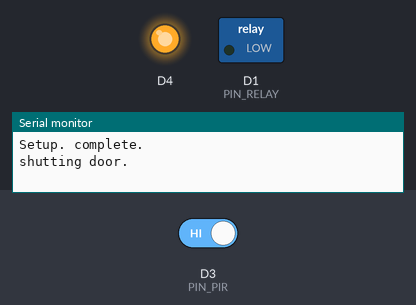
Bench run of a sketch on a simulated ESP8266 (NodeMCU). Shown: switched loads named in the sketch (green lamp = pin HIGH), output pins drawn as LEDs (lit = HIGH, except the on-board LED, lit = LOW), the last lines printed to the serial monitor. The test bench sets the inputs (shaded band); at power-on: D3 (PIN_PIR) HIGH.

Above: at 1.5 s.
1.6 s: D3 (PIN_PIR) driven LOW
At 2.8 s:
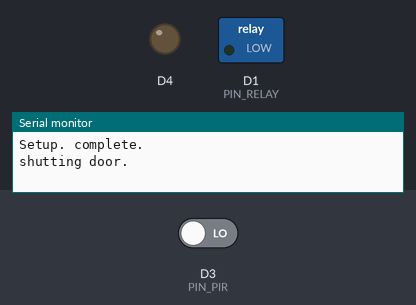
3.1 s: D3 (PIN_PIR) driven HIGH
At 4.1 s:
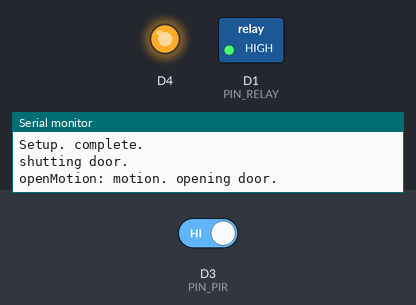
4.6 s: D3 (PIN_PIR) driven LOW
At 5.2 s:
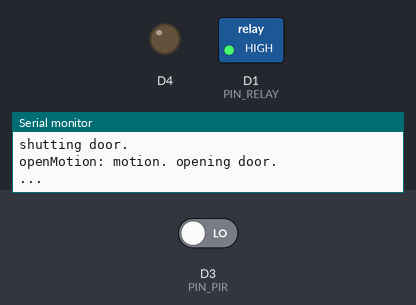
Timing chart, 0 to 24.6 s (numbered marks = the images above; inputs shaded):
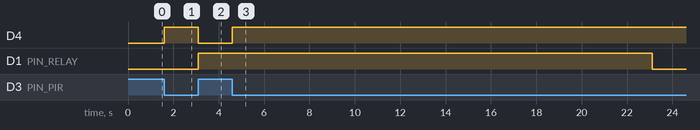

Measured:
- after the input at 1.6 s, D4: LOW → HIGH at once
- after the input at 3.1 s, D4: HIGH → LOW at once; D1 (PIN_RELAY): LOW → HIGH at once
- after the input at 4.6 s, D4: LOW → HIGH at once

The sketch:

relay.ino
```cpp
#include <Streaming.h>
#include <Metro.h>
#include <Bounce.h>
#include <FiniteStateMachine.h>

unsigned long openForDuration = 10UL * 1000UL;
unsigned long openMotionDuration = 20UL * 1000UL;

#define PIN_PIR D3
#define PIN_RELAY D1

Bounce motion = Bounce( PIN_PIR, 5 );

void closeDoor();
void openMotion();
void openDoor();
void openFor() ;
void goToClosed();
void goToInOnly();

State closed = State(closeDoor, NULL, NULL);
State inOnly = State(closeDoor, openMotion, NULL);
State open = State(openDoor, NULL, NULL);
State openThenClosed = State(openDoor, openFor, goToClosed);
State openThenInOnly = State(openDoor, openFor, goToInOnly);

FSM sM = FSM(inOnly); //initialize state machine

void setup() {
  pinMode(PIN_PIR, INPUT);
  pinMode(PIN_RELAY, OUTPUT);
  pinMode(BUILTIN_LED, OUTPUT);

  delay(300);
  Serial.begin(115200);
  Serial << endl << endl;
  Serial << "Setup. complete." << endl;
}


void loop() {

  sM.update();

}

void closeDoor() {
  digitalWrite(PIN_RELAY, LOW);
  Serial << "shutting door." << endl;
}

void openDoor() {
  digitalWrite(PIN_RELAY, HIGH);
  Serial << "opening door." << endl;
}

void exitThisState() {
  State currState = sM.getCurrentState();
  currState.exit();
}

void openMotion() {

  static boolean haveMotion = false;
  static unsigned long lastMotion;

  static Metro heartbeat(5000);
  if ( heartbeat.check() ) Serial << "..." << endl;

  if ( motion.update() && motion.read() ) {
    lastMotion = millis();
    haveMotion = true;

    Serial << "openMotion: motion. ";
    openDoor();
  }

  if ( haveMotion && (millis() - lastMotion) > openMotionDuration  ) {
    haveMotion = false;

    Serial << "openMotion: no motion. ";
    closeDoor();
  }

  digitalWrite(BUILTIN_LED, !motion.read());

}

void openFor() {
  if ( sM.timeInCurrentState() <= openForDuration ) return;

  Serial << "openFor.  duration=" << openForDuration << endl;

  exitThisState();
}
void goToClosed() {
  sM.transitionTo(closed);
}
void goToInOnly() {
  sM.transitionTo(inOnly);
}
```
